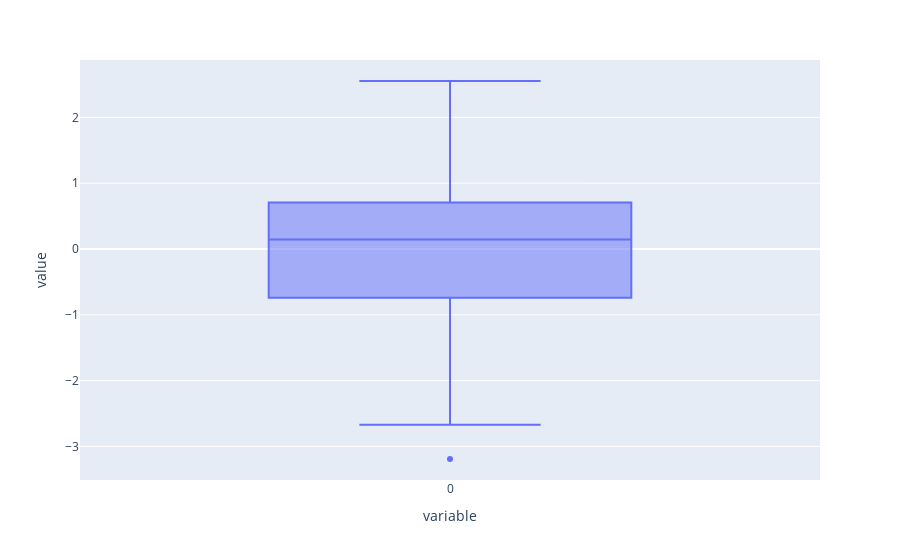

Notebook cell for this chart:
### Code cell
px.box(x)

### Figure 1 — Plotly figure (JSON) as saved in the notebook; plotly's stock layout.template omitted (floating-point values rounded to 4 significant figures)
{"data": [{"alignmentgroup": "True", "hovertemplate": "variable=%{x}<br>value=%{y}<extra></extra>", "legendgroup": "", "marker": {"color": "#636efa"}, "name": "", "notched": false, "offsetgroup": "", "orientation": "v", "showlegend": false, "type": "box", "x": ["0", "0", "0", "0", "0", "0", "0", "0", "0", "0", "0", "0", "0", "0", "0", "0", "0", "0", "0", "0", "0", "0", "0", "0", "0", "0", "0", "0", "0", "0", "0", "0", "0", "0", "0", "0", "0", "0", "0", "0", "0", "0", "0", "0", "0", "0", "0", "0", "0", "0", "0", "0", "0", "0", "0", "0", "0", "0", "0", "0", "0", "0", "0", "0", "0", "0", "0", "0", "0", "0", "0", "0", "0", "0", "0", "0", "0", "0", "0", "0", "0", "0", "0", "0", "0", "0", "0", "0", "0", "0", "0", "0", "0", "0", "0", "0", "0", "0", "0", "0"], "x0": " ", "xaxis": "x", "y": [-0.1073, 1.106, -0.6735, 0.4331, 1.782, -1.998, -0.346, 0.6753, -0.4204, -0.4344, -0.6669, 1.076, -1.078, 0.487, 0.289, 2.056, -2.672, -0.6744, 0.4179, -0.9856, -0.5141, 0.2468, -1.478, 0.874, -0.847, 1.4, -0.4401, 1.869, -1.878, 2.553, -0.07058, -0.6048, -1.725, 0.4081, -3.191, 0.1585, 0.4208, -0.3473, 0.6419, 0.3641, -0.3397, 0.3838, -1.171, 1.582, -1.525, 1.066, 1.384, -1.101, -0.8205, 0.4547, 0.7205, 0.3154, 1.236, -0.1747, 0.08708, -0.566, 1.195, -1.146, -0.4429, -1.093, 0.4506, 0.1726, 1.185, 0.2068, 1.08, 0.9077, 1.678, 1.249, 1.698, 0.421, 1.222, 2.097, -0.9588, -0.4659, -1.206, -0.09451, 0.7324, 0.1884, -0.1543, -0.832, 0.1805, -0.19, 0.1989, -1.237, 0.5346, 1.661, -1.206, -1.601, 0.3848, -1.739, 0.02763, 0.2367, 1.323, -0.4969, 0.6903, 0.1281, -0.8098, 0.08518, -0.8794, -1.557], "y0": " ", "yaxis": "y"}], "layout": {"boxmode": "group", "legend": {"tracegroupgap": 0}, "margin": {"t": 60}, "xaxis": {"anchor": "y", "domain": [0, 1], "title": {"text": "variable"}}, "yaxis": {"anchor": "x", "domain": [0, 1], "title": {"text": "value"}}}}
